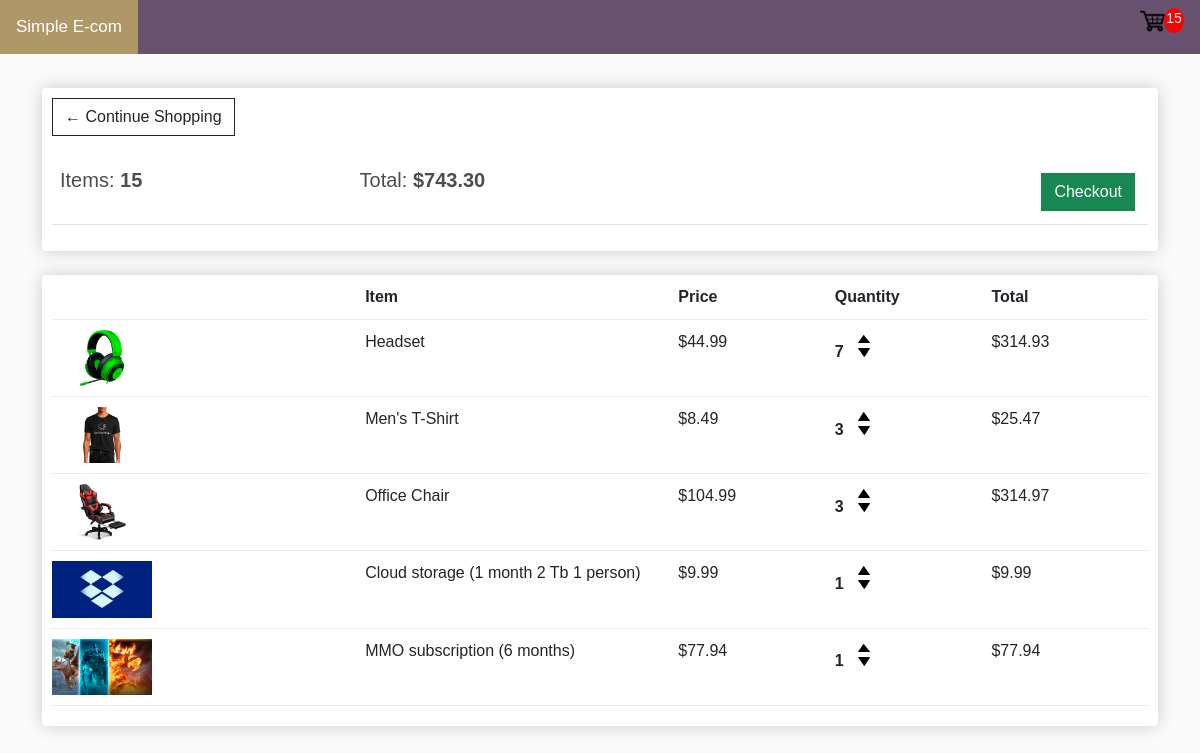
The app's page /cart/ (signed in) with its own data.
### store/models.py (models this page shows, shortened)
class Order(models.Model):
    customer = models.ForeignKey(Customer, on_delete=models.SET_NULL, null=True, blank=True)
    date_ordered = models.DateTimeField(auto_now_add=True)
    complete = models.BooleanField(default=False)
    transaction_id = models.CharField(max_length=100, null=True)
    @property
    def get_cart_total(self):
        orderitems = self.orderitem_set.all()
        total = sum([item.get_total for item in orderitems])
        return total
    @property
    def get_cart_items(self):
        orderitems = self.orderitem_set.all()
        total = sum([item.quantity for item in orderitems])
        return total

class OrderItem(models.Model):
    product = models.ForeignKey(Product, on_delete=models.SET_NULL, null=True)
    order = models.ForeignKey(Order, on_delete=models.SET_NULL, null=True)
    quantity = models.IntegerField(default=0, null=True, blank=True)
    date_added = models.DateTimeField(auto_now_add=True)
    @property
    def get_total(self):
        total = self.product.price * self.quantity
        return total

class Product(models.Model):
    name = models.CharField(max_length=200)
    price = models.DecimalField(max_digits=8, decimal_places=2)
    digital = models.BooleanField(default=False, null=True, blank=True)
    image = models.ImageField(null=True, blank=True)
    @property
    def imageURL(self):
        try:
            url = self.image.url
        except:
            url = ''
        return url

### store/views.py (the view)
# urls.py: path('cart/', views.cart, name="cart"),
def cart(request):
    data = cartData(request)
    cartItems = data['cartItems']
    order = data['order']
    items = data['items']
    context = {'items':items, 'order':order, 'cartItems':cartItems}
    return render(request, 'store/cart.html', context)

### store/utils.py (called while the page is built)
def cartData(request):
    if request.user.is_authenticated:
        customer=request.user.customer
        order, created=Order.objects.get_or_create(customer=customer, complete=False)
        items=order.orderitem_set.all()
        cartItems=order.get_cart_items
    else:
        cookieData=cookieCart(request)
        cartItems=cookieData['cartItems']
        order=cookieData['order']
        items=cookieData['items']
    return {'cartItems': cartItems, 'order': order, 'items': items}

### store/templates/store/cart.html
{% extends 'store/main.html' %}
{% load static %}
{% block content %}
<div class="row">
    <div class="col-lg-12">
        <div class="box-element">
            <a  class="btn btn-outline-dark" href="{% url 'store' %}">&#x2190; Continue Shopping</a>
            <br>
            <br>
            <table class="table">
                <tr>
                    <th><h5>Items: <strong>{{order.get_cart_items}}</strong></h5></th>
                    <th><h5>Total:<strong> ${{order.get_cart_total|floatformat:2}}</strong></h5></th>
                    <th>
                        <a  style="float:right; margin:5px;" class="btn btn-success" href="{% url 'checkout' %}">Checkout</a>
                    </th>
                </tr>
            </table>
        </div>
        <br>
        <div class="box-element">
            <div class="cart-row">
                <div style="flex:2"></div>
                <div style="flex:2"><strong>Item</strong></div>
                <div style="flex:1"><strong>Price</strong></div>
                <div style="flex:1"><strong>Quantity</strong></div>
                <div style="flex:1"><strong>Total</strong></div>
            </div>
            {% for item in items %}
            <div class="cart-row">
                <div style="flex:2"><img class="row-image" src="{{item.product.imageURL}}"></div>
                <div style="flex:2"><p>{{item.product.name}}</p></div>
                <div style="flex:1"><p>${{item.product.price|floatformat:2}}</p></div>
                <div style="flex:1">
                    <p class="quantity">{{item.quantity}}</p>
                    <div class="quantity">
                        <img data-product={{item.product.id}} data-action="add" class="chg-quantity update-cart" src="{% static  'images/arrow-up.png' %}">
                        <img data-product={{item.product.id}} data-action="remove" class="chg-quantity update-cart" src="{% static  'images/arrow-down.png' %}">
                    </div>
                </div>
                <div style="flex:1"><p>${{item.get_total|floatformat:2}}</p></div>
            </div>
            {% endfor %}
        </div>
    </div>
</div>
{% endblock content %}

### static/css/main.css (style rules this page uses)
body { background-color: hsl(0, 0%, 98%); margin: 0; font-family: Arial, Helvetica, sans-serif; }
h1,h2,h3,h4,h5,h6 { color:hsl(0, 0%, 30%); }
.box-element { box-shadow:hsl(0, 0%, 80%) 0 0 16px; background-color: #fff; border-radius: 4px; padding: 10px; }
.col-lg-4, .col-lg-6, .col-lg-8, .col-lg-12 { margin-top: 10px; }
.btn { border-radius: 0; }
.row-image { width: 100px; }
.cart-row { display: flex; align-items: flex-stretch; padding-bottom: 10px; margin-bottom: 10px; border-bottom: 1px solid #ececec; }
.quantity { display: inline-block; font-weight: 700; padding-right:10px; }
.chg-quantity { width: 12px; cursor: pointer; display: block; margin-top: 5px; transition:.1s; }

### records on screen
Order: get_cart_items "15", get_cart_total "743.30"
OrderItem: product.imageURL (picture), product.name "Headset", product.price "44.99", quantity "7", get_total "314.93"
OrderItem: product.imageURL (picture), product.name "Men's T-Shirt", product.price "8.49", quantity "3", get_total "25.47"
OrderItem: product.imageURL (picture), product.name "Office Chair", product.price "104.99", quantity "3", get_total "314.97"
OrderItem: product.imageURL (picture), product.name "Cloud storage (1 month 2 Tb 1 person)", product.price "9.99", quantity "1", get_total "9.99"
OrderItem: product.imageURL (picture), product.name "MMO subscription (6 months)", product.price "77.94", quantity "1", get_total "77.94"

### other values on screen
{{ cartItems }} "15"
